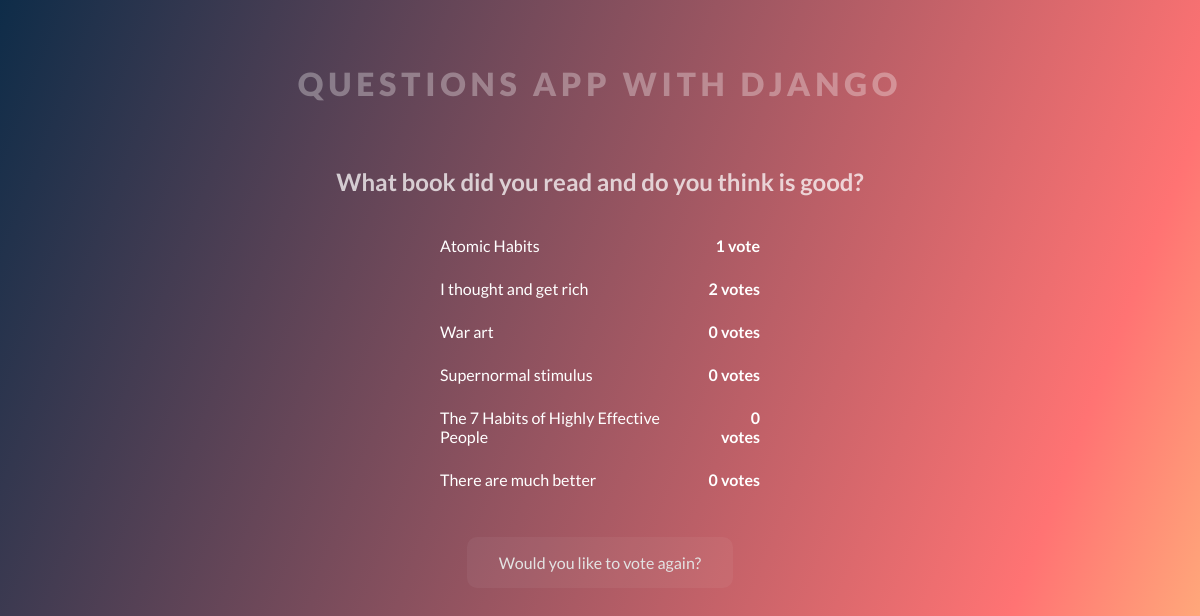
Before: /polls/5/results/ with the older database file.
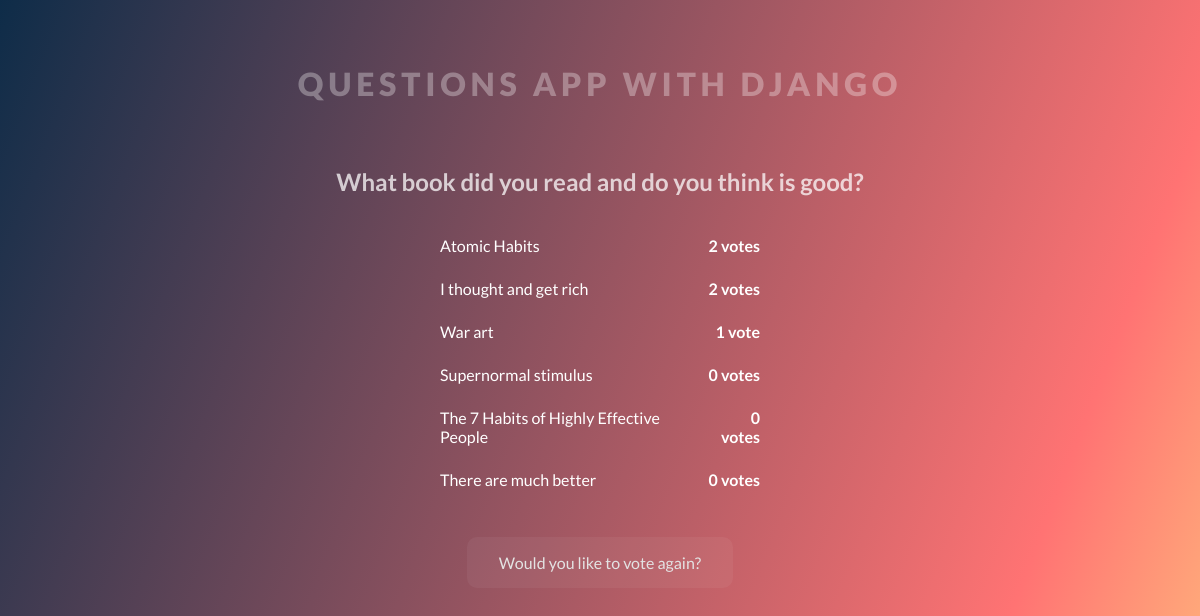
After: the same page with the newer database file.
### polls/models.py (models this page shows, shortened)
class Choice(models.Model):
  question = models.ForeignKey(Question, on_delete=models.CASCADE)
  choice_text = models.CharField(max_length=200)
  votes = models.IntegerField(default=0)

### polls/views.py (the view)
# urls.py: path('<int:pk>/results/',views.ResultView.as_view(),name="results"),
class ResultView(generic.DetailView):
  model = Question
  template_name = "polls/results.html"

### polls/templates/polls/results.html
{% extends './base.html' %} {% block title %}Results {% endblock title %}
{%block questions %}
<h2>{{ question.question_text}}</h2>
<ul>
  {% for choice in question.choice_set.all %}
  <li
    style="
      display: flex;
      justify-content: space-between;
      width: 320px;
      margin-top: 1.5rem;
    "
  >
    <p>{{choice.choice_text}}</p>
    <p style="text-align: right">
      <b> {{choice.votes}} vote{{choice.votes|pluralize }} </b>
    </p>
  </li>
  {% endfor %}
</ul>
<li>
  <a style="margin-top: 3rem" href=" {% url 'polls:detail' question.id %}"
    >Would you like to vote again?</a
  >
</li>
{% endblock questions %}

Changed rows visible on the page:
changed Choice "Atomic Habits": votes "1" → "2"
changed Choice "War art": votes "0" → "1"
